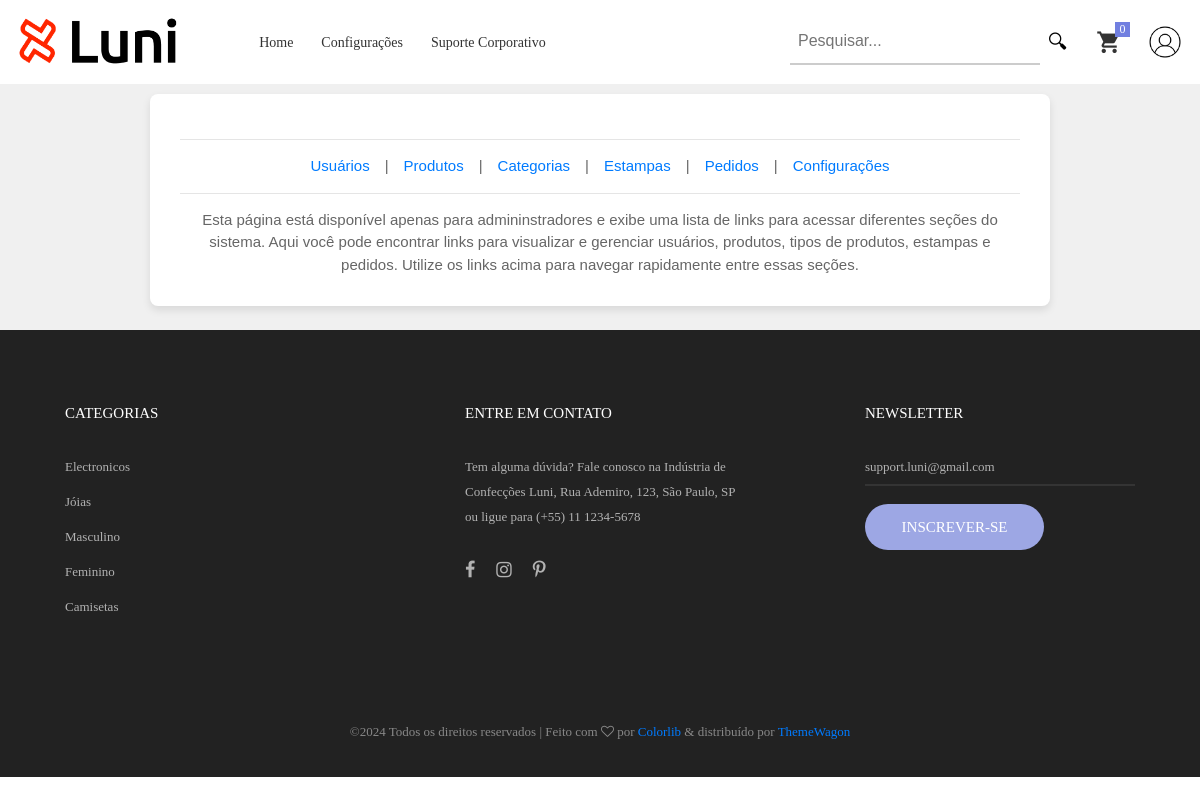
The app's page /settings/ (signed in) with its own data.
### produto/models.py (models this page shows, shortened)
class CategoriaProduto(models.Model):
    nome = models.CharField(max_length=20, unique=True)

### principal/views.py (the view)
# urls.py: path("settings/", settings, name="settings"),
@login_required
def settings(request):
    return render(request, 'principal/settings.html', {})

### principal/context_processors.py (called while the page is built)
def variaveis_globais(request):
    var = {
        'nome_site': 'Luni',
        'categorias': CategoriaProduto.objects.all(),
    }
    return var

### usuario/models.py (called while the page is built)
    def get_size_items(self):
        carrinho = self.carrinho.first()
        if carrinho:
            return carrinho.itens.aggregate(total_items=Sum('quantidade'))['total_items'] or 0
        return 0

### usuario/templatetags/custom_tags.py (called while the page is built)
@register.filter
def get_size_items(user):
    if isinstance(user, Usuario):
        return f"{user.get_size_items()}"
    return "0"

### templates/principal/settings.html (shortened to what this page needs)
{% extends "base/_base.html" %}
{% block content %}
    <div class="container-product">
        <div class="form-container">
            {% if request.user.is_superuser %}
                <hr>
                <div class="form-row justify-content-center">
                    <li><a href="{% url 'listar_usuarios' %}">Usuários</a></li> |
                    <li><a href="{% url 'listar_produtos' %}">Produtos</a></li> |
                    <li><a href="{% url 'listar_tipo_produtos' %}">Categorias</a></li> |
                    <li><a href="{% url 'listar_estampas' %}">Estampas</a></li> |
                    <li><a href="{% url 'listar_pedidos' %}">Pedidos</a></li> |
                    <li><a href="{% url 'settings' %}">Configurações</a></li>
                </div>
            {% endif %}
            <hr>
            {% block settings_content %}
            <p>
                Esta página está disponível apenas para admininstradores e exibe uma lista de links para acessar diferentes seções do sistema.
                Aqui você pode encontrar links para visualizar e gerenciar usuários, produtos, tipos de produtos, estampas e pedidos.
                Utilize os links acima para navegar rapidamente entre essas seções.
            </p>
            {% endblock settings_content %}
        </div>
    </div>
{% endblock content %}

### templates/base/_base.html (shortened to what this page needs)
{% load static %}
{% load custom_tags %}
<!DOCTYPE html>
<html lang="pt-br">
    <head>
        <link rel="stylesheet" type="text/css" href="/static/vendor/bootstrap/css/bootstrap.min.css">
        <link rel="stylesheet" type="text/css" href="/static/fonts/font-awesome-4.7.0/css/font-awesome.min.css">
        <link rel="stylesheet" type="text/css" href="/static/fonts/iconic/css/material-design-iconic-font.min.css">
        <link rel="stylesheet" type="text/css" href="/static/fonts/linearicons-v1.0.0/icon-font.min.css">
        <link rel="stylesheet" type="text/css" href="/static/vendor/animate/animate.css">
        <link rel="stylesheet" type="text/css" href="/static/vendor/css-hamburgers/hamburgers.min.css">
        <link rel="stylesheet" type="text/css" href="/static/vendor/animsition/css/animsition.min.css">
        <link rel="stylesheet" type="text/css" href="/static/vendor/select2/select2.min.css">
        <link rel="stylesheet" type="text/css" href="/static/vendor/daterangepicker/daterangepicker.css">
        <link rel="stylesheet" type="text/css" href="/static/vendor/slick/slick.css">
        <link rel="stylesheet" type="text/css" href="/static/vendor/MagnificPopup/magnific-popup.css">
        <link rel="stylesheet" type="text/css" href="/static/vendor/perfect-scrollbar/perfect-scrollbar.css">
        <link rel="stylesheet" type="text/css" href="/static/css/util.css">
        <link rel="stylesheet" type="text/css" href="/static/css/main.css">
    </head>
	<nav class="container-menu-desktop fix-menu-desktop">
		<div class="wrap-menu-desktop">
			<div class="limiter-menu-desktop container">
				<a href="{% url "home" %}" class="logo">
					<img src="{% static "images/icons/Logo.png" %}" alt="IMG-LOGO">
				</a>
				<div class="menu-desktop">
					<ul class="main-menu">
						<li >
							<a href="{% url "home" %}">Home</a></li>
						{% if request.user.is_superuser %}
						<li><a href="{% url 'settings' %}">Configurações</a></li>
						{% endif %}
						<li>
							<a href="{% url "receber_suporte_corporativo" %}">Suporte Corporativo</a></li>
					</ul>
				</div>
				<div class="wrap-icon-header flex-w flex-r-m">
					<form action="{% url 'pesquisar_produto' %}" method="get" class="search-container">
						<input type="text" name="pesquisa" id="pesquisa_input" class="search-input" value="{{ pesquisa|default:"" }}" placeholder="Pesquisar...">
						<button type="submit" class="search-button" title="Pesquisar">🔍︎</button>
					</form>
					<a href="{% url "carrinho" %}">
						<div class="icon-header-item cl2 hov-cl1 trans-04 p-l-22 p-r-11 icon-header-noti js-show-cart" data-notify="{{ request.user|get_size_items }}">
							<i class="zmdi zmdi-shopping-cart" title="Carrinho"></i>
						</div>
					</a>
					<a href="{% url "perfil_usuario" %}" title="Perfil">
						<div>
							{% if request.user.imagem %}
								<img src="{{ request.user.imagem.url }}" alt="perfil" style="border-radius: 50%; margin-left: 15px; width: 40px; height: 40px;">
							{% else %}
								<img src="/static/images/user-profile.jpg" alt="perfil" style="border-radius: 50%; margin-left: 15px; width: 40px; height: 40px;">
							{% endif %}
						</div>
					</a>
				</div>
			</div>
		</div>
	</nav>
    <body class="animsition" style="animation-duration: 1500ms; opacity: 1;">
        {% block content %}{% endblock content %}
    </body>
	<footer class="bg3 p-t-1 p-b-32">
		<div class="container" style="margin-top: 70px;">
			<div class="row d-flex justify-content-around">
				<div class="col-sm-6 col-lg-3 p-b-50">
					<h4 class="stext-301 cl0 p-b-30">
						Categorias
					</h4>
					<ul>
						{% for categoria in categorias %}
							<li class="p-b-10">
								<a href="{% url "pesquisar_produto" %}?categoria={{ categoria.id }}" class="stext-107 cl7 hov-cl1 trans-04">
									{{ categoria.nome }}
								</a>
							</li>
						{% endfor %}
					</ul>
				</div>
				<div class="col-sm-6 col-lg-3 p-b-50">
					<h4 class="stext-301 cl0 p-b-30">
						ENTRE EM CONTATO
					</h4>
					<p class="stext-107 cl7 size-201">
						Tem alguma dúvida? Fale conosco na Indústria de Confecções Luni, Rua Ademiro, 123, São Paulo, SP ou ligue para (+55) 11 1234-5678
					</p>
					<div class="p-t-27">
						<a href="#" class="fs-18 cl7 hov-cl1 trans-04 m-r-16">
							<i class="fa fa-facebook"></i>
						</a>
						<a href="#" class="fs-18 cl7 hov-cl1 trans-04 m-r-16">
							<i class="fa fa-instagram"></i>
						</a>
						<a href="#" class="fs-18 cl7 hov-cl1 trans-04 m-r-16">
							<i class="fa fa-pinterest-p"></i>
						</a>
					</div>
				</div>
				<div class="col-sm-6 col-lg-3 p-b-50">
					<h4 class="stext-301 cl0 p-b-30">
						Newsletter
					</h4>
					<form>
						<div class="wrap-input1 w-full p-b-4">
							<input class="input1 bg-none plh1 stext-107 cl7" type="text" name="email" placeholder="support.luni@gmail.com">
						</div>
						<div class="p-t-18">
							<button class="flex-c-m stext-101 cl0 size-103 bg1 bor1 hov-btn2 p-lr-15 trans-04">
								Inscrever-se
							</button>
						</div>
					</form>
				</div>
			</div>
			<div class="p-t-40">
				<p class="stext-107 cl6 txt-center">
					&copy;<script>document.write(new Date().getFullYear());</script> Todos os direitos reservados | Feito com <i class="fa fa-heart-o" aria-hidden="true"></i> por <a href="https://colorlib.com" target="_blank">Colorlib</a> &amp; distribuído por <a href="https://themewagon.com" target="_blank">ThemeWagon</a>
				</p>
			</div>
		</div>
	</footer>
	</html>

### static/css/main.css (style rules this page uses)
body { padding-top: 70px; }
.container { max-width: 1380px; }
@media (max-width: 1600px) { .container { max-width: 1200px; } }
.container-menu-desktop { height: auto; width: 100%; position: relative; -webkit-transition: all 0.3s; -o-transition: all 0.3s; -moz-transition: all 0.3s; transition: all 0.3s; }
.search-container { display: flex; }
.search-input { border: none; border-bottom: 2px solid #ccc; background: transparent; padding: 8px; font-size: 16px; outline: none; width: 250px; transition: border-color 0.3s; }
.search-button { background: transparent; border: none; cursor: pointer; padding: 8px; font-size: 20px; }
.wrap-menu-desktop { position: fixed; z-index: 1100; background-color: #fff; width: 100%; height: 84px; left: 0px; top: 0px; -webkit-transition: height 0.3s, background-color 0.3s; -o-transition: height 0.3s, background-color 0.3s; -moz-transition: height 0.3s, background-color 0.3s; transition: height 0.3s, background-color 0.3s; }
.limiter-menu-desktop { height: 100%; display: -webkit-box; display: -webkit-flex; display: -moz-box; display: -ms-flexbox; display: flex; align-items: center; }
.logo { display: -webkit-box; display: -webkit-flex; display: -moz-box; display: -ms-flexbox; display: flex; align-items: center; height: 65%; margin-right: 55px; }
.logo img { max-width: 100%; max-height: 100%; }
.menu-desktop { display: -webkit-box; display: -webkit-flex; display: -moz-box; display: -ms-flexbox; display: flex; align-items: center; height: 100%; }
.main-menu { list-style-type: none; margin: 0; display: -webkit-box; display: -webkit-flex; display: -moz-box; display: -ms-flexbox; display: flex; align-items: center; }
.main-menu > li { display: block; position: relative; padding: 20px 10px 20px 0px; margin: 0px 4px 0px 14px; }
.main-menu > li > a { font-family: Poppins-Medium; font-size: 14px; color: #333; padding: 5px 0px; transition: all 0.4s; -webkit-transition: all 0.4s; -o-transition: all 0.4s; -moz-transition: all 0.4s; }
.wrap-icon-header { flex-grow: 1; }
.icon-header-item { position: relative; font-size: 26px; line-height: 1; cursor: pointer; }
.icon-header-noti::after { content: attr(data-notify); font-family: Poppins-Regular; font-size: 12px; color: #fff; line-height: 15px; text-align: center; display: block; position: absolute; top: -7px; right: 0; min-width: 15px; height: 15px; padding: 0 3px; background-color: #717fe0; }
.container-product { display: flex; justify-content: center; align-items: center; padding-top: 2%; padding-bottom: 2%; background-color: #f0f0f0; }
.form-container { background-color: #ffffff; padding: 30px; border-radius: 8px; box-shadow: 0 4px 8px rgba(0,0,0,0.1); width: 100%; max-width: 900px; position: relative; text-align: center; }
.form-row { display: flex; gap: 15px; align-items: center; flex-wrap: wrap; }
.cl0 { color: #fff; }
.cl2 { color: #333; }
.cl6 { color: #888; }
.cl7 { color: #b2b2b2; }
.stext-101 { font-family: Poppins-Medium; font-size: 15px; line-height: 1.466667; text-transform: uppercase; }
.stext-107 { font-family: Poppins-Regular; font-size: 13px; line-height: 1.923; }
.stext-301 { font-family: Montserrat-Bold; font-size: 15px; line-height: 1.6; text-transform: uppercase; }
.size-103 { min-width: 179px; height: 46px; }
.size-201 { max-width: 270px; }
.bg-none { background-color: transparent; }
.bg1 { background-color: #9da7e4; }
.bg3 { background-color: #222; }
.bor1 { border-radius: 23px; }
.wrap-input1 { position: relative; border-bottom: 2px solid rgba(204,204,204, 0.1); }
.input1 { background-color: transparent; width: 100%; }

### records on screen
CategoriaProduto: nome "Electronicos"
CategoriaProduto: nome "Jóias"
CategoriaProduto: nome "Masculino"
CategoriaProduto: nome "Feminino"
CategoriaProduto: nome "Camisetas"
